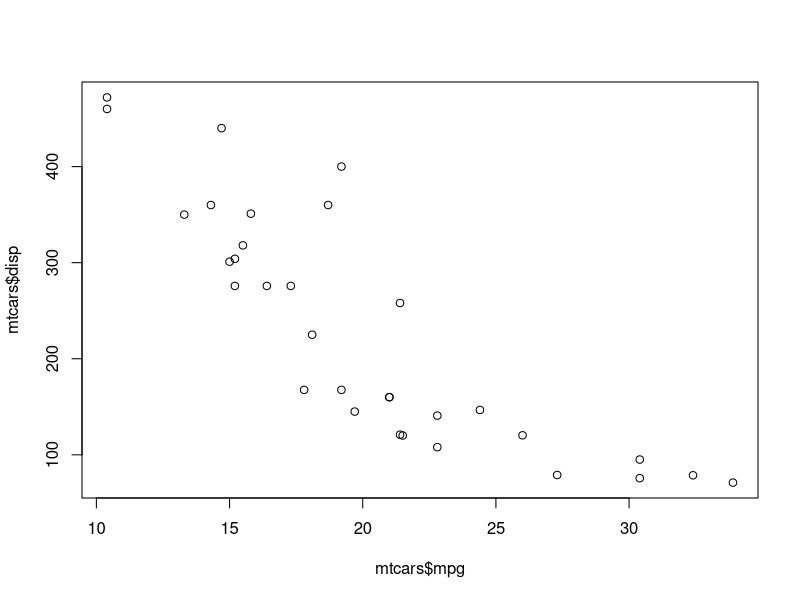
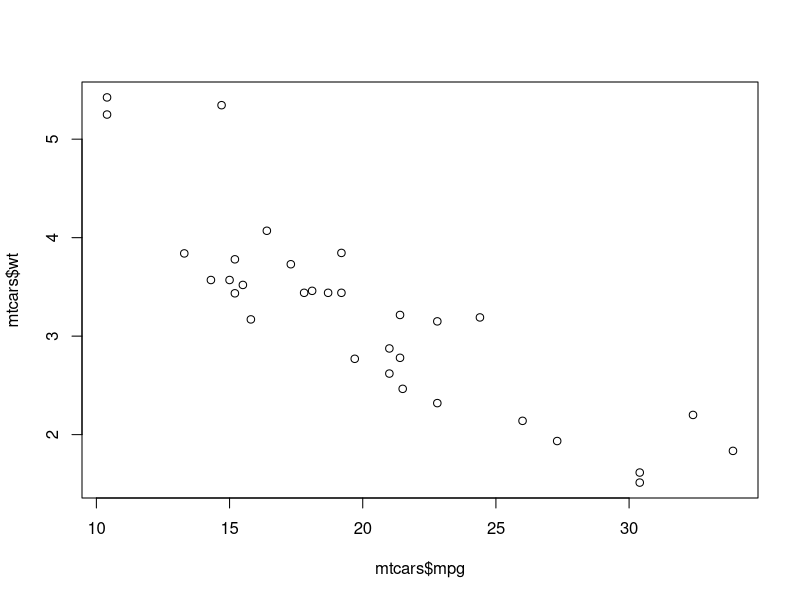
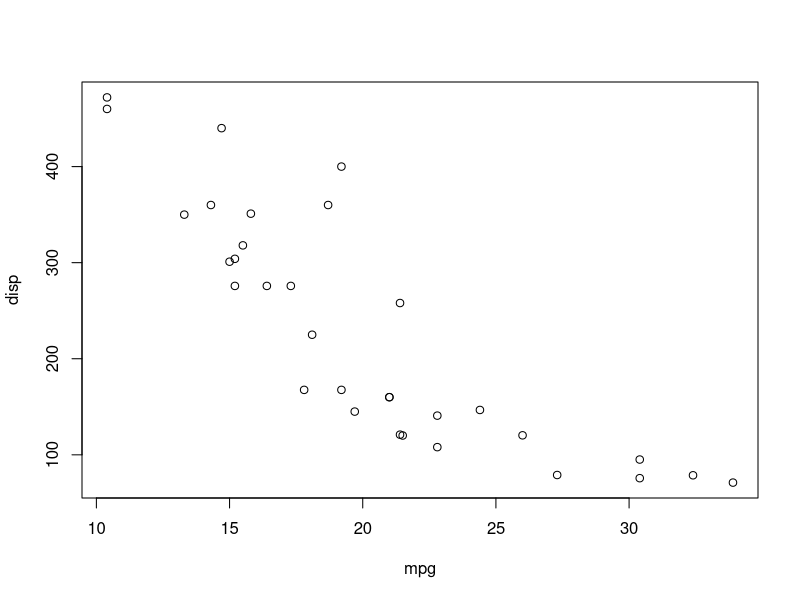
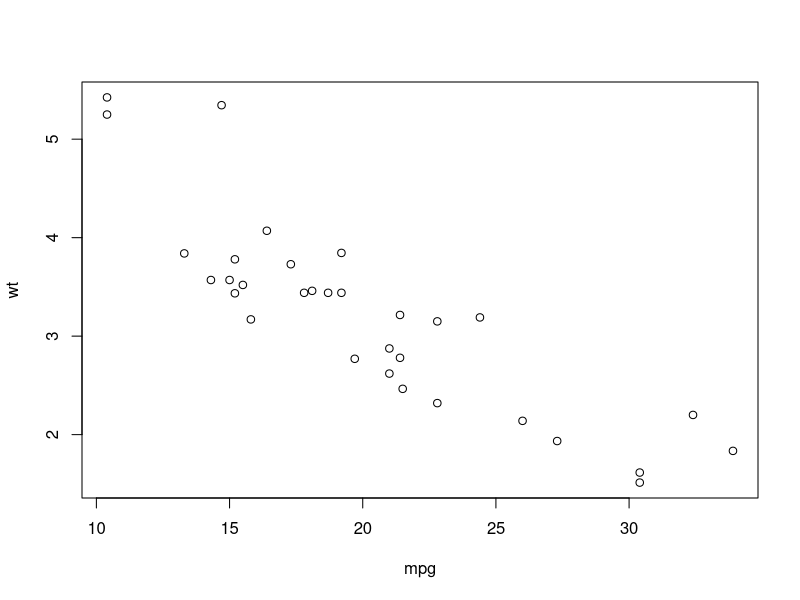

Source code (R) for these figures, in order: (Note: this script raises an error after producing the figures.)
#WORKING WITH MATRICES
#MATRIX() FUNCTION
#****************************************************************

matrix(data = 1:6, nrow = 2, ncol = 3)


#By convention the matrix is filled by column. The default behavior can be changed with the byrow
#parameter as shown below:

matrix(data = 1:6, nrow = 2, ncol = 3, byrow = TRUE)


#vector can be transformed into a matrix. For example:
matrix(data = c(TRUE, TRUE, TRUE, FALSE, FALSE, FALSE), nrow = 3, ncol = 2)
matrix(data = c("a", "b", "c", "d", "e", "f"), nrow = 3, ncol = 2)

#The rows and columns of a matrix can have names. You can look at these 
#using the functions rownames and colnames.

mat1 <- matrix(data = 1:6, nrow = 2, ncol = 3, byrow = TRUE)
rownames(mat1)      #INITIALLY NO ROWNAMES
colnames(mat1)      #INITIALLY NO COLUMN NAMES
rownames(mat1) <- c("Row 1", "Row 2")                   #ASSIGNING ROW NAME
colnames(mat1) <- c("Col 1", "Col 2", "Col 3")          #ASSIGNING COLUMN NAME
mat1
mat1["Row 1","Col 1"]
mat1["Row 1",]
mat1[,"Col 1"]

#****************************************************************************
#LIST INTRODUCTION
#***************************************************************************
l1 <- list(c(1, 2, 3), c("a", "b", "c"))

#List names are accessed by the names function
names(l1)          #NO INITIAL NAME OF LIST
names(l1) <- c("vector1", "vector2")
l1

#ANOTHER EXAMPLE
l2 <- list(vec = c(1, 3, 5, 7, 9), mat = matrix(data = c(1, 2, 3), nrow = 3))
l2
names(l2)      #NAME OF THE VECTOR


#DATA FRAMES IN R
#****************************************************************************
#A data.frame is a special kind of list: it is rectangular. Each element (column) of the list has same length, and where
#each row has a "row name". Each column has its own class, but the class of one column can be different from the
#class of another column (unlike a matrix, where all elements must have the same class).
#***************************************************************************
patientID <- c(1, 2, 3, 4)
age <- c(25, 34, 28, 52)
diabetes <- c("Type1", "Type2", "Type1", "Type1")
status <- c("Poor", "Improved", "Excellent", "Poor")

patientdata <- data.frame(patientID, age, diabetes, status)
patientdata                       # PRINTING THE DATA FRAME


#SUBSETTING DATA FRAME
patientdata[1:2]
patientdata[3]
patientdata[c("diabetes", "status")]

#PARTICULAR ELEMENT OF DATA FRAME BY $
patientdata$age


#TABULATING DATA BASED ON KEY - CLASSIFICATION
table(patientdata$diabetes, patientdata$status)



#USE OF ATTACH, DETECH AND WITH FUNCTIONS
#EXAMPLE WITHOUT ATTACH
summary(mtcars$mpg)
plot(mtcars$mpg, mtcars$disp)
plot(mtcars$mpg, mtcars$wt)

#USING ATTACH FUNCTION
attach(mtcars)
summary(mpg)
plot(mpg, disp)
plot(mpg, wt)
detach(mtcars)

#The limitations with this approach are evident when more than one object can have
#the same name. Consider the following code
mpg <- c(25, 36, 47)    #MPG IS ALREADY A FIELD IN MTCARS DATASET
attach(mtcars)
plot(mpg, wt)
detach(mtcars)
mpg

#USE THE WITH FUNCTION TO AVOID THE ABOVE ERROR
with(mtcars, {
  summary(mpg, disp, wt)
  plot(mpg, disp)
  plot(mpg, wt)
})



#USE OF SPLIT() FUNCTION TO SPLIT ON A FEATURE
#***************************************************************
spl <- split(mtcars, mtcars$cyl)

#USE OF LAPPLY() TO FIND CARS WITH THE BEST 2 MPG VALUES
best2 <- lapply(spl, function(x) tail(x[order(x$mpg),], 2))

#we can combine everything together using rbind. We want to call rbind(best2[["4"]], best2[["6"]],
#best2[["8"]])
do.call(rbind, best2)


#FACTORS IN R
#Factors are one way to represent categorical variables in R. 
#A factor is stored internally as a vector of integers. 
#The unique elements of the supplied character vector are known as the levels 
#of the factor.
#EXAMPLE 1
charvar <- rep(c("n", "c"), each = 3)
f <- factor(charvar)
f
levels(f)

#EXAMPLE 2
diabetes <- c("Type1", "Type2", "Type1", "Type1")
diabetes <- factor(diabetes)
diabetes


#CHANGING THE ORDER OF THE LEVELS
levels(factor(charvar, levels = c("n","c")))


#ASSIGNING LABELS TO LEVELS
f <- factor(charvar, levels=c("n", "c"), labels=c("New", "Capy"))

#ORDERING THE VALUE IN FACTORS
Weekdays <- factor(c("Monday", "Wednesday", "Thursday", "Tuesday", "Friday", "Sunday", "Saturday"))
Weekdays

Weekdays <- factor(Weekdays, levels=c("Monday", "Tuesday", "Wednesday", "Thursday", "Friday","Saturday", "Sunday"), ordered=TRUE)
Weekdays



#DROPPING A LEVEL IN FACTORS
Weekend <- subset(Weekdays, Weekdays == "Saturday" | Weekdays == "Sunday")
Weekend
Weekend <- droplevels(Weekend)
Weekend



#CHANGING THE ORDERING OF THE FACTORS
#BY DEFAULT THE FACTORS ARE ORDERED ALPHABATICALLY
charvar <- rep(c("W", "n", "c"), times=c(17,20,14))
f <- factor(charvar)
levels(f)

#RECREATING THE FACTOR USING LEVELS() PARAMETER
ff <- factor(charvar, levels = c("n", "W", "c"))
levels(ff)

#OR
gg <- factor(charvar, levels = c("W", "c", "n"))
levels(gg)


#When there is a quantitative variable related to the factor variable, 
#we could use other functions to reorder the levels.
miris <- iris #help("iris") # copy the data
miris$Species.o<-with(miris,reorder(Species,-Sepal.Width))
levels(miris$Species.o)